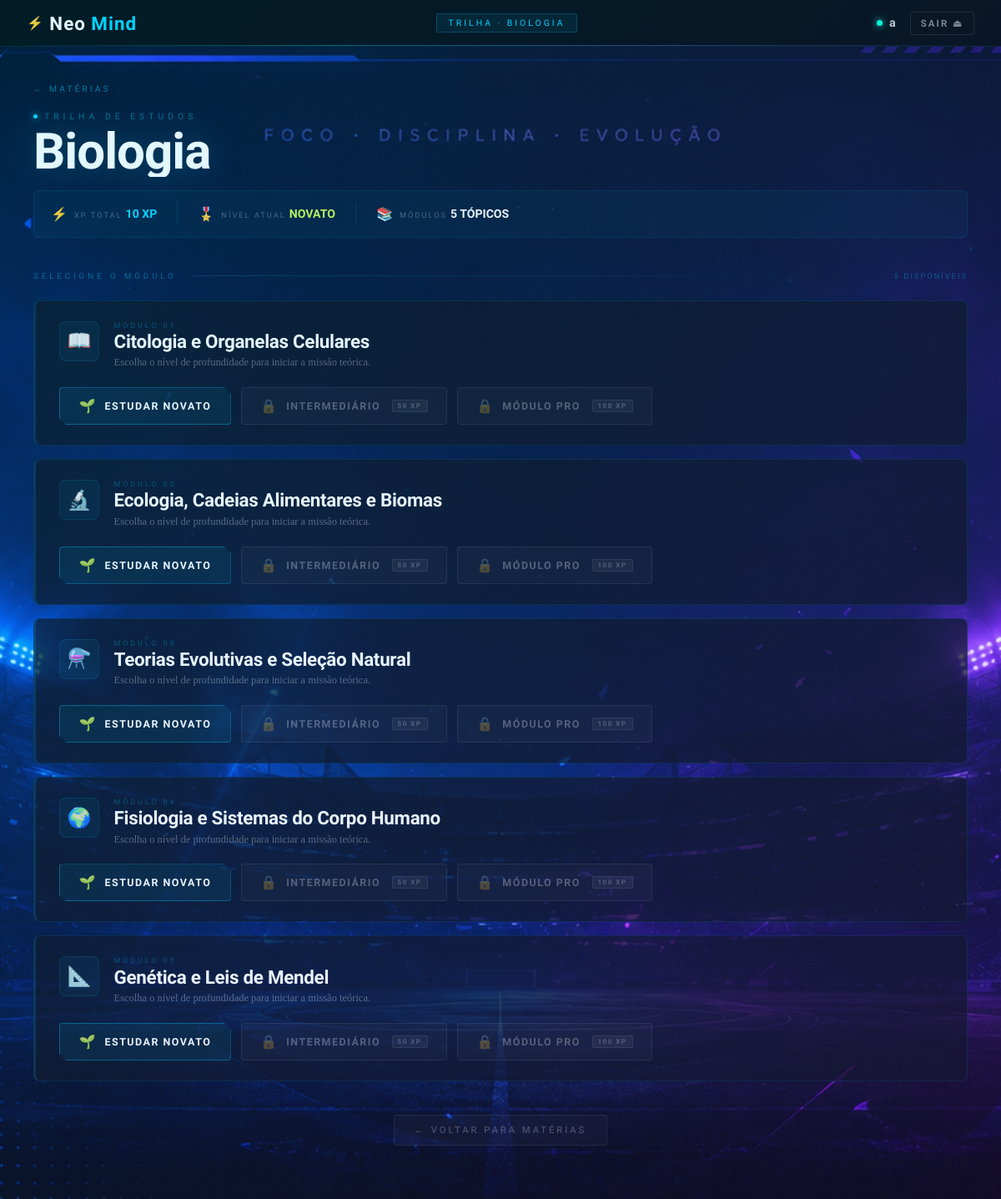
Screenshot of /questoes/Biologia (signed in) with the database file from the repository.
### app.py (models this page shows)
class Usuario(db.Model):
    id = db.Column(db.Integer, primary_key=True)
    usuario = db.Column(db.String(100), unique=True, nullable=False)
    senha = db.Column(db.String(100), nullable=False)
    interesse = db.Column(db.String(50), nullable=False)
    recado = db.Column(db.String(300), nullable=True, default="Olá! Estou focado nos meus estudos.")
    foto = db.Column(db.String(200), nullable=True, default="default.png")
    pontos = db.Column(db.Integer, nullable=False, default=0)
    @property
    def nivel(self):
        if self.pontos < 50:
            return 'novato'
        elif self.pontos < 100:
            return 'intermediario'
        else:
            return 'pro'

### app.py (the view)
@app.route('/questoes/<materia>')
def conteudos(materia):
    if 'usuario' not in session:
        return redirect('/login')
    if materia not in CONTEUDO_PLATAFORMA:
        return "Matéria não encontrada.", 404
    usuario_atual = Usuario.query.filter_by(usuario=session['usuario']).first()
    topicos_da_materia = CONTEUDO_PLATAFORMA[materia]
    return render_template(
        'conteudos.html',
        materia=materia,
        topicos=topicos_da_materia,
        usuario=usuario_atual
    )

### templates/conteudos.html (shortened to what this page needs)
<!DOCTYPE html>
<html lang="pt-br">
<head>
    <link rel="stylesheet" href="{{ url_for('static', filename='style.css') }}">
    <link rel="stylesheet" href="{{ url_for('static', filename='dashboard-fut.css') }}">
    <link rel="stylesheet" href="{{ url_for('static', filename='conteudos-fut.css') }}">
</head>
<body class="nm-body fut-body">
<canvas id="fut-particles" class="fut-particles-canvas"></canvas>
<div id="con-transition"></div>
<nav class="fut-nav">
    <div class="fut-nav-logo">
        <span class="fut-nav-logo-icon">⚡</span>Neo<span>Mind</span>
    </div>
    <div class="fut-nav-center">
        <span class="fut-nav-badge">TRILHA · {{ materia | upper }}</span>
    </div>
    <div class="fut-nav-right">
        <div class="fut-nav-user">
            <div class="fut-nav-user-dot"></div>
            <span class="fut-nav-username">{{ usuario.usuario }}</span>
        </div>
        <a href="/logout" class="fut-nav-exit">SAIR ⏏</a>
    </div>
</nav>
<main style="position:relative; z-index:1;">
<div class="con-page">
    <header class="con-header">
        <a href="/materias" class="con-breadcrumb">← MATÉRIAS</a>
        <div class="con-eyebrow">
            <span class="con-eyebrow-dot"></span>
            TRILHA DE ESTUDOS
        </div>
        <h1 class="con-title">{{ materia }}</h1>
        <div class="con-status-row">
            <div class="con-status-item">
                <span class="con-status-icon">⚡</span>
                <div>
                    <span class="con-status-label">XP TOTAL</span>
                    <span class="con-status-val xp">{{ usuario.pontos }} XP</span>
                </div>
            </div>
            <div class="con-status-item">
                <span class="con-status-icon">🎖️</span>
                <div>
                    <span class="con-status-label">NÍVEL ATUAL</span>
                    <span class="con-status-val lvl-{{ usuario.nivel }}">{{ usuario.nivel | upper }}</span>
                </div>
            </div>
            <div class="con-status-item">
                <span class="con-status-icon">📚</span>
                <div>
                    <span class="con-status-label">MÓDULOS</span>
                    <span class="con-status-val">{{ topicos | length }} TÓPICOS</span>
                </div>
            </div>
        </div>
    </header>
    <div class="con-section-head">
        <span class="con-section-label">SELECIONE O MÓDULO</span>
        <div class="con-section-line"></div>
        <span class="con-topic-count">{{ topicos | length }} DISPONÍVEIS</span>
    </div>
    <div class="con-topics-list">
        {% set topic_icons = [
            '📖','🔬','⚗️','🌍','📐','🧩','🏛️','🔭','🧬','⚙️'
        ] %}
        {% for topico_id, dados_topico in topicos.items() %}
        <div class="con-topic-card">
            <div class="con-topic-head">
                <div class="con-topic-icon-wrap">
                    {{ topic_icons[loop.index0 % topic_icons|length] }}
                </div>
                <div class="con-topic-meta">
                    <span class="con-topic-num">MÓDULO {{ '%02d' % loop.index }}</span>
                    <div class="con-topic-title">{{ dados_topico.titulo_exibicao }}</div>
                    <div class="con-topic-hint">Escolha o nível de profundidade para iniciar a missão teórica.</div>
                </div>
            </div>
            <div class="con-level-row">
                <a href="/questoes/{{ materia }}/{{ topico_id }}/novato/livro"
                   class="con-level-btn con-level-novato">
                    <span class="con-level-btn-icon">🌱</span>
                    ESTUDAR NOVATO
                </a>
                {% if usuario.nivel in ['intermediario', 'pro'] %}
                <a href="/questoes/{{ materia }}/{{ topico_id }}/intermediario/livro"
                   class="con-level-btn con-level-inter">
                    <div class="con-level-btn-shine"></div>
                    <span class="con-level-btn-icon">⚔️</span>
                    ESTUDAR INTERMEDIÁRIO
                </a>
                {% else %}
                <div class="con-level-btn con-level-locked"
                     title="Bloqueado: Requer Nível Intermediário (50 XP)">
                    <span class="con-level-btn-icon">🔒</span>
                    INTERMEDIÁRIO
                    <span class="con-locked-hint">50 XP</span>
                </div>
                {% endif %}
                {% if usuario.nivel == 'pro' %}
                <a href="/questoes/{{ materia }}/{{ topico_id }}/pro/livro"
                   class="con-level-btn con-level-pro">
                    <div class="con-level-btn-shine"></div>
                    <span class="con-level-btn-icon">👑</span>
                    ESTUDAR PRO
                </a>
                {% else %}
                <div class="con-level-btn con-level-locked"
                     title="Bloqueado: Requer Nível PRO (100 XP)">
                    <span class="con-level-btn-icon">🔒</span>
                    MÓDULO PRO
                    <span class="con-locked-hint">100 XP</span>
                </div>
                {% endif %}
            </div>
        </div>
        {% endfor %}
    </div>
    <div class="con-back-row">
        <a href="/materias" class="con-back-link">← VOLTAR PARA MATÉRIAS</a>
    </div>
</div>
</main>
</body>
</html>

### static/style.css (style rules this page uses)
:root { --bg: #04060e; --surface: #080c18; --surface2: #0e1220; --surface3: #131828; --border: rgba(0,212,255,0.08); --border-bright: rgba(0,212,255,0.18); --text: #e8eaf4; --text-muted: rgba(220,228,255,0.45); --text-dim: rgba(220,228,255,0.22); --green: #00d4ff; --green-dim: rgba(0,212,255,0.12); --green-glow: rgba(0,212,255,0.28); --purple: #8b5cf6; --purple-dim: rgba(139,92,246,0.15); --purple-glow: rgba(139,92,246,0.28); --pink: #06ffd4; --pink-dim: rgba(6,255,212,0.12); --cyan: #00d4ff; --cyan-dim: rgba(0,212,255,0.12); --gold: #e8c84a; --gold-dim: rgba(232,200,74,0.15); --gold-glow: rgba(232,200,74,0.3); --font-display: 'Rajdhani', sans-serif; --font-body: 'Exo 2', sans-serif; --radius: 10px; --radius-sm: 6px; --radius-lg: 14px; --nav-h: 56px; }
*, *::before, *::after { box-sizing: border-box; margin: 0; padding: 0; }
html { scroll-behavior: smooth; }
.nm-body { background-image: url("/static/uploads/fundo.png") !important; background-attachment: fixed !important; background-position: center !important; background-repeat: no-repeat !important; background-size: cover !important; overflow-x: hidden; }

### static/dashboard-fut.css (style rules this page uses)
:root { --fut-gold: #e8c84a; --fut-gold-dim: rgba(232,200,74,0.15); --fut-gold-glow: rgba(232,200,74,0.3); --fut-silver: #c0c8d8; --fut-neon-blue: #00d4ff; --fut-neon-blue-dim: rgba(0,212,255,0.12); --fut-neon-blue-glow: rgba(0,212,255,0.3); --fut-neon-purple: #8b5cf6; --fut-neon-purple-dim: rgba(139,92,246,0.15); --fut-neon-purple-glow: rgba(139,92,246,0.3); --fut-neon-cyan: #06ffd4; --fut-neon-cyan-dim: rgba(6,255,212,0.12); --fut-arena-dark: #04060e; --fut-arena-mid: #080c18; --fut-arena-card: #0e1220; --fut-arena-card2: #131828; --fut-arena-border: rgba(0,212,255,0.12); --fut-arena-border-bright: rgba(0,212,255,0.25); }
.fut-body { background-image: url("/static/uploads/fundo.png") !important; background-attachment: fixed !important; background-position: center !important; background-repeat: no-repeat !important; background-size: cover !important; overflow-x: hidden; }
.fut-particles-canvas { position: fixed; inset: 0; pointer-events: none; z-index: 0; opacity: 0.4; }
.fut-nav { position: sticky; top: 0; z-index: 200; height: 56px; display: flex; align-items: center; justify-content: space-between; padding: 0 2rem; background: #02040a; border-bottom: 1px solid rgba(0,212,255,0.1); }
.fut-nav::after { content: ''; position: absolute; bottom: 0; left: 0; right: 0; height: 1px; background: linear-gradient(90deg, transparent, var(--fut-neon-blue), var(--fut-neon-purple), transparent); opacity: 0.4; }
.fut-nav-logo { font-family: var(--font-display); font-size: 1.4rem; font-weight: 700; color: #fff; letter-spacing: 1px; display: flex; align-items: center; gap: 0.4rem; }
.fut-nav-logo span { color: var(--fut-neon-blue); }
.fut-nav-logo-icon { font-size: 1rem; }
.fut-nav-center { display: flex; align-items: center; gap: 0.5rem; }
.fut-nav-badge { font-family: var(--font-display); font-size: 0.65rem; letter-spacing: 3px; padding: 4px 14px; border-radius: 2px; background: rgba(0,212,255,0.08); border: 1px solid rgba(0,212,255,0.2); color: var(--fut-neon-blue); }
.fut-nav-right { display: flex; align-items: center; gap: 1rem; }
.fut-nav-user { display: flex; align-items: center; gap: 0.5rem; }
.fut-nav-user-dot { width: 7px; height: 7px; border-radius: 50%; background: var(--fut-neon-cyan); box-shadow: 0 0 8px var(--fut-neon-cyan); animation: statusPulse 2s ease-in-out infinite; }
.fut-nav-username { font-family: var(--font-display); font-size: 0.9rem; font-weight: 600; color: rgba(255,255,255,0.8); letter-spacing: 1px; }
.fut-nav-exit { font-family: var(--font-display); font-size: 0.72rem; font-weight: 700; letter-spacing: 2px; color: rgba(255,255,255,0.5); text-decoration: none; padding: 6px 12px; border: 1px solid rgba(255,255,255,0.1); border-radius: 3px; transition: all 0.2s; }

### rows the page displays
Usuario: usuario "a", pontos "10", nivel "NOVATO"

### other values shown
{{ materia | upper }} "BIOLOGIA"
{{ materia }} "Biologia"
{{ topicos | length }} "5"
{{ topic_icons[loop.index0 % topic_icons|length] }} "📖" "🔬" "⚗️" "🌍" "📐"
{{ '%02d' % loop.index }} "01" "02" "03" "04" "05"
{{ dados_topico.titulo_exibicao }} "Citologia e Organelas Celulares" "Ecologia, Cadeias Alimentares e Biomas" "Teorias Evolutivas e Seleção Natural" "Fisiologia e Sistemas do Corpo Humano" "Genética e Leis de Mendel"
